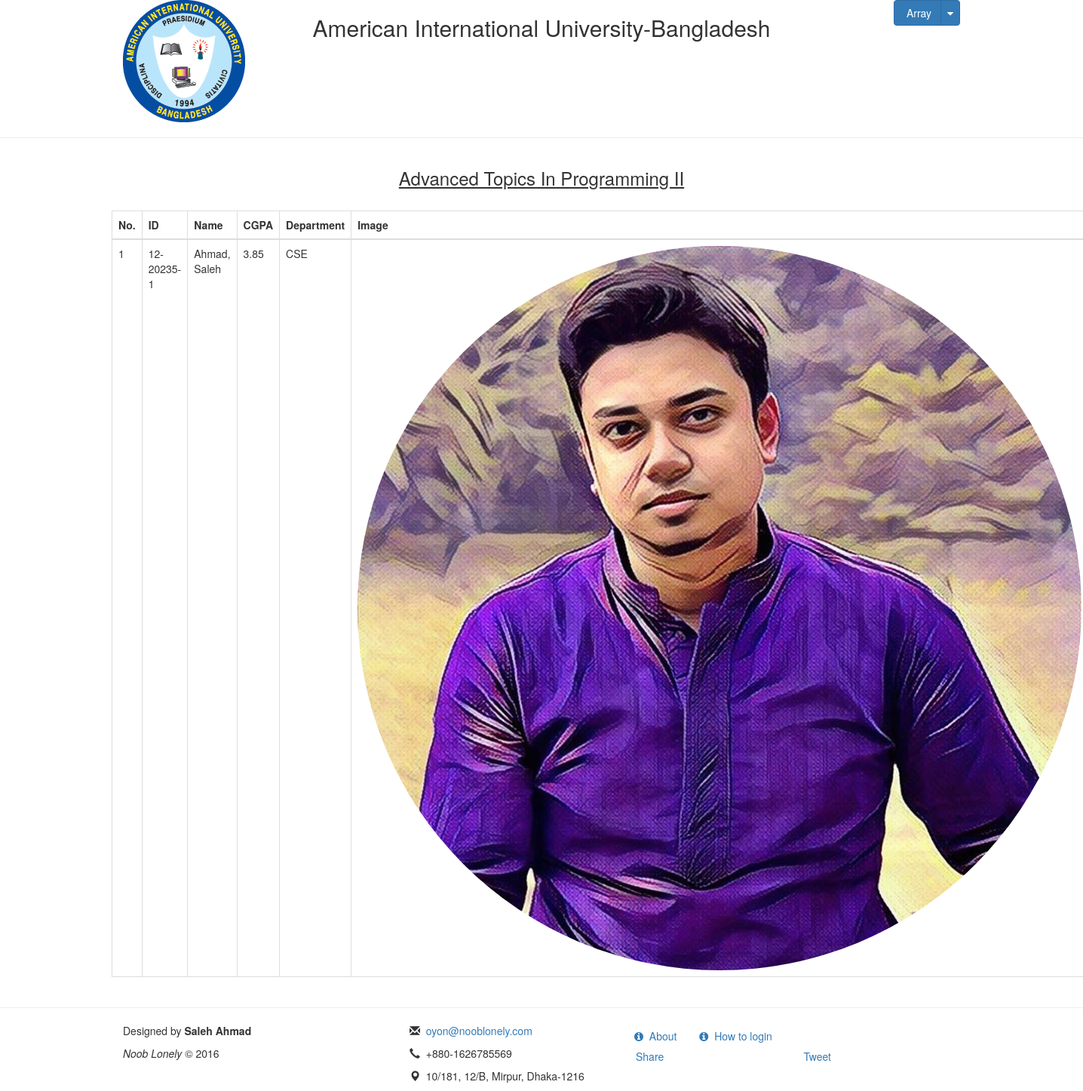
Page /studentList.php?id=1 (signed in) on the committed database.
### tables this page shows
CREATE TABLE `course` (
  `c_id` int(11) NOT NULL COMMENT 'course id',
  `c_name` varchar(55) NOT NULL COMMENT 'course name',
  `t_id` int(11) NOT NULL DEFAULT '0' COMMENT 'teacher id'
);

CREATE TABLE `student` (
  `s_id` int(11) NOT NULL COMMENT 'student id',
  `s_aiub_id` varchar(15) NOT NULL COMMENT 'student aiub id',
  `s_full_name` varchar(55) NOT NULL COMMENT 'student full name',
  `s_cgpa` float NOT NULL DEFAULT '0' COMMENT 'student cgpa',
  `s_phone` varchar(20) NOT NULL COMMENT 'student phone',
  `s_email` varchar(55) DEFAULT NULL COMMENT 'student email',
  `s_pass` varchar(255) NOT NULL DEFAULT '1234' COMMENT 'student password',
  `s_dept` varchar(10) NOT NULL COMMENT 'student department',
  `s_image` text COMMENT 'student image',
  `s_gender` varchar(10) DEFAULT NULL COMMENT 'student gender',
  `s_dob` date DEFAULT NULL COMMENT 'student date of birth',
  `s_small_image` text COMMENT 'Student''s Image Icon',
  `img_contents` text COMMENT 'Contents of Image'
);

### model/db.php (called while the page is built, shortened)
<?php
function getCourseName($cid)
{
	$conn = db_conn();
	$sql = "SELECT `c_name` FROM `course`
WHERE `c_id` = ".mysqli_real_escape_string($conn, $cid);
	$result = mysqli_query($conn, $sql);
	$row = mysqli_fetch_array($result, MYSQLI_ASSOC);
	return $row['c_name'];
}
function studentList($cid)
{
	$conn = db_conn();
	$sql = "SELECT student.s_id, `s_aiub_id`, `s_full_name`, `s_cgpa`, `s_dept`, `s_image`
FROM `student`
INNER JOIN `teacher_student_course` ON student.s_id = teacher_student_course.s_id
WHERE teacher_student_course.c_id = ".mysqli_real_escape_string($conn, $cid)."
ORDER BY student.s_full_name";
	$result = mysqli_query($conn, $sql);
	$row = array();
	for($i=0; $i< mysqli_num_rows($result); $i++){
		$row[] = mysqli_fetch_array($result, MYSQLI_ASSOC);
	}
	return $row;
}

### studentList.php (the view, shortened to what this page needs)
<?php
	$cid          = $_GET['id'];
	$outputString = studentList($cid);
?>
<!DOCTYPE html>
<html lang="en">
	<head>
		<?php require_once 'head.php'; ?>
	</head>
	<body>
		<div id="wrap">
			<main>
				<div class="container">
					<header>
						<div class="row">
							<div class="col-md-12">
								<?php require_once 'header.php'; ?>
							</div>
						</div>
					</header>
				</div>
				<hr />
				<div class="container">
					<section>
						<div class="row">
							<div class="col-md-12">
								<div class="text-center">
									<h3><ins><?= getCourseName($_GET['id']) ?></ins></h3>
								</div>
								<br />
								<?php if(!count($outputString)): ?>
									<h3>No Data Found.</h3>
								<?php else: ?>
								<table class="table table-bordered">
									<thead>
										<tr>
											<th>No.</th>
											<th>ID</th>
											<th>Name</th>
											<th>CGPA</th>
											<th>Department</th>
											<th>Image</th>
										</tr>
									</thead>
									<tbody>
										<?php $i=1; foreach($outputString as $value):?>
											<tr>
												<td><?= $i; ?></td>
												<td><?= htmlentities(stripcslashes($value['s_aiub_id']), ENT_QUOTES, 'UTF-8'); ?></td>
												<td><?= htmlentities(stripcslashes($value['s_full_name']), ENT_QUOTES, 'UTF-8'); ?></td>
												<td><?= htmlentities(stripcslashes(number_format((float)$value['s_cgpa'], 2, '.', '')), ENT_QUOTES, 'UTF-8'); ?></td>
												<td><?= htmlentities(stripcslashes($value['s_dept']), ENT_QUOTES, 'UTF-8'); ?></td>
												<td>
													<img src="<?= STUDENTPP, '/', htmlentities(stripcslashes($value['s_image']), ENT_QUOTES, 'UTF-8'); ?>" alt="Profile Pic" class="img-circle zoom">
												</td>
											</tr>
											<?php $i++; endforeach; ?>
									</tbody>
								</table>
                                <?php endif; ?>
							</div>
						</div>
					</section>
				</div>
			</main>
		</div>
		<?php require_once 'footer.php' ?>
	</body>
</html>

### rows in the picture
course: c_name "Advanced Topics In Programming II"
student: s_aiub "12-20235-1", s_full_name "Ahmad, Saleh", s_cgpa "3.85", s_dept "CSE", s_image (picture)

### other values in the picture
$_SESSION['teacher'] "Array"
